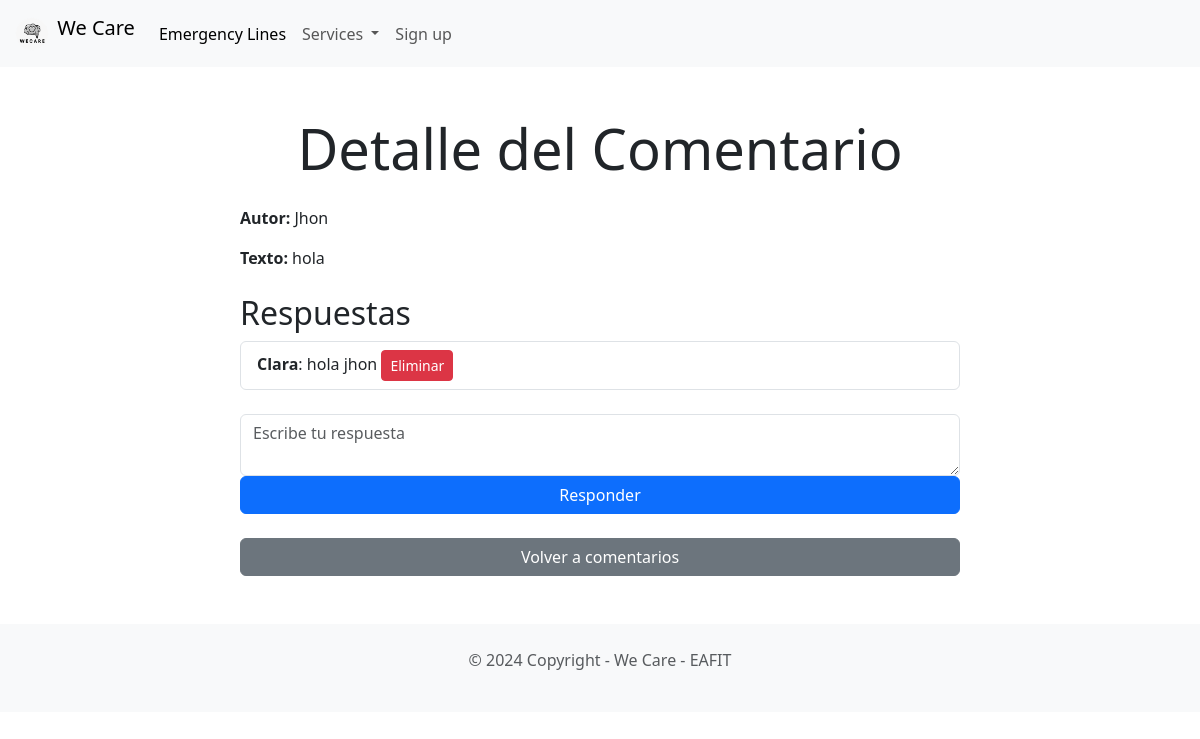
The app's page /comentario/3/ with its own data.
### Forum/models.py (models this page shows, shortened)
class Comentario(models.Model):
    titulo = models.CharField(max_length=255)
    texto = models.TextField()
    autor = models.ForeignKey(User, on_delete=models.CASCADE)
    fecha_creacion = models.DateTimeField(auto_now_add=True)

class Respuesta(models.Model):
    comentario = models.ForeignKey(Comentario, on_delete=models.CASCADE, related_name='respuestas')
    autor = models.ForeignKey(User, on_delete=models.CASCADE)
    texto = models.TextField()
    fecha_creacion = models.DateTimeField(auto_now_add=True)

### Forum/views.py (the view)
# urls.py: path('comentario/<int:id>/', Forum_views.detalle_comentario, name='detalle-comentario'),  # Detalles de un comentario
def detalle_comentario(request, id):
    try:
        comentario = Comentario.objects.get(id=id)
        respuestas = Respuesta.objects.filter(comentario_id=id)
        return render(request, 'Forum/detalle_comentarios.html', {'comentario': comentario, 'respuestas': respuestas})
    except Comentario.DoesNotExist:
        return render(request, 'Forum/comentarios.html', {'mensaje': 'El comentario no existe'})

### appointment/views.py (called while the page is built)
def get_future_reminders(request):
    future_reminder_count = Reminder.objects.filter(reminder_date__gte=timezone.now()).count()
    return {'future_reminder_count': future_reminder_count}

### Forum/templates/Forum/detalle_comentarios.html (shortened to what this page needs)
{% extends "base.html" %}
{% block content %}
    <div class="container my-5">
        <div class="text-center">
            <h1 class="display-4">Detalle del Comentario</h1>
        </div>
        <div class="row justify-content-center mt-4">
            <div class="col-lg-8">
                <p><strong>Autor:</strong> {{ comentario.autor.username }}</p>
                <p><strong>Texto:</strong> {{ comentario.texto }}</p>
                <h2 class="mt-4">Respuestas</h2>
                {% if respuestas %}
                    <ul class="list-group">
                        {% for respuesta in respuestas %}
                            <li class="list-group-item">
                                <strong>{{ respuesta.autor.username }}</strong>: {{ respuesta.texto }}
                                <a href="{% url 'eliminar-respuesta' respuesta.id %}" class="btn btn-danger btn-sm float-right">Eliminar</a>
                            </li>
                        {% endfor %}
                    </ul>
                {% else %}
                    <p>No hay respuestas para este comentario.</p>
                {% endif %}
                <form action="{% url 'crear-respuesta' comentario.id %}" method="post" class="mt-4">
                    <div class="form-group">
                        <textarea name="texto" class="form-control" rows="2" placeholder="Escribe tu respuesta"></textarea>
                    </div>
                    <button type="submit" class="btn btn-primary w-100">Responder</button>
                </form>
                <a href="{% url 'comentarios' %}" class="btn btn-secondary w-100 mt-2">Volver a comentarios</a>
            </div>
        </div>
    </div>
{% endblock content %}

### records on screen
Comentario: autor.username "Jhon", texto "hola"
Respuesta: autor.username "Clara", texto "hola jhon"
